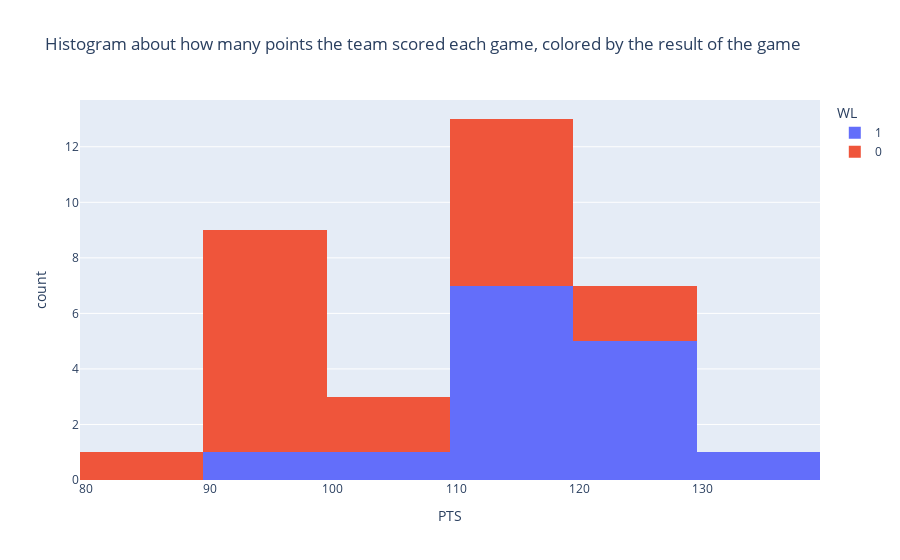

Notebook cell for this chart:
### Markdown cell above
<h4>Histogram about how many points the team scored each game, colored by the result of the game<h4>

### Code cell
def make_histogram_from_pts(log):

    fig = px.histogram(log, "PTS", color="WL", title="Histogram about how many points the team scored each game, colored by the result of the game")
    fig.show()

make_histogram_from_pts(df_prepared)

### Figure 1 — Plotly figure (JSON) as saved in the notebook; plotly's stock layout.template omitted (floating-point values rounded to 4 significant figures)
{"data": [{"alignmentgroup": "True", "bingroup": "x", "hovertemplate": "WL=1<br>PTS=%{x}<br>count=%{y}<extra></extra>", "legendgroup": "1", "marker": {"color": "#636efa", "pattern": {"shape": ""}}, "name": "1", "offsetgroup": "1", "orientation": "v", "showlegend": true, "type": "histogram", "x": [113, 122, 102, 118, 120, 129, 110, 115, 113, 124, 132, 114, 121, 111, 98], "xaxis": "x", "yaxis": "y"}, {"alignmentgroup": "True", "bingroup": "x", "hovertemplate": "WL=0<br>PTS=%{x}<br>count=%{y}<extra></extra>", "legendgroup": "0", "marker": {"color": "#EF553B", "pattern": {"shape": ""}}, "name": "0", "offsetgroup": "0", "orientation": "v", "showlegend": true, "type": "histogram", "x": [95, 111, 94, 108, 98, 117, 113, 98, 96, 90, 96, 127, 105, 126, 115, 98, 87, 118, 117], "xaxis": "x", "yaxis": "y"}], "layout": {"barmode": "relative", "legend": {"title": {"text": "WL"}, "tracegroupgap": 0}, "title": {"text": "Histogram about how many points the team scored each game, colored by the result of the game"}, "xaxis": {"anchor": "y", "domain": [0, 1], "title": {"text": "PTS"}}, "yaxis": {"anchor": "x", "domain": [0, 1], "title": {"text": "count"}}}}
